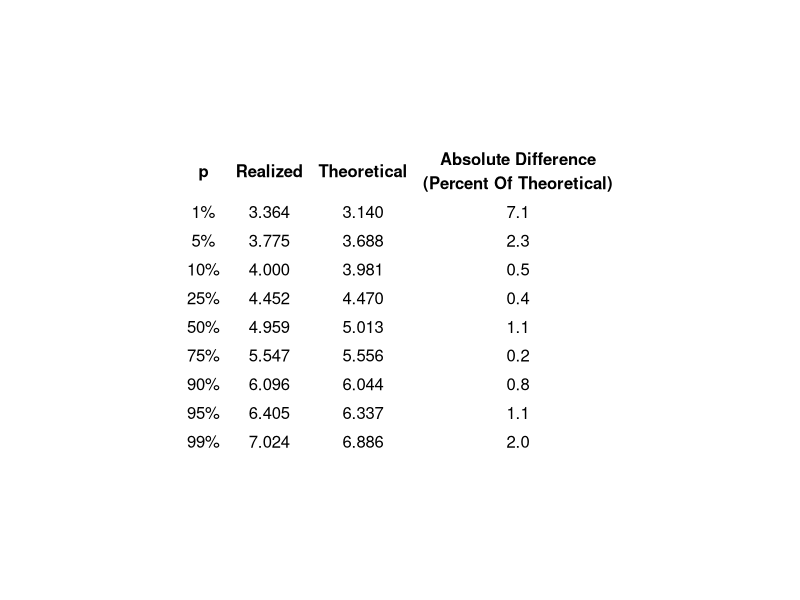
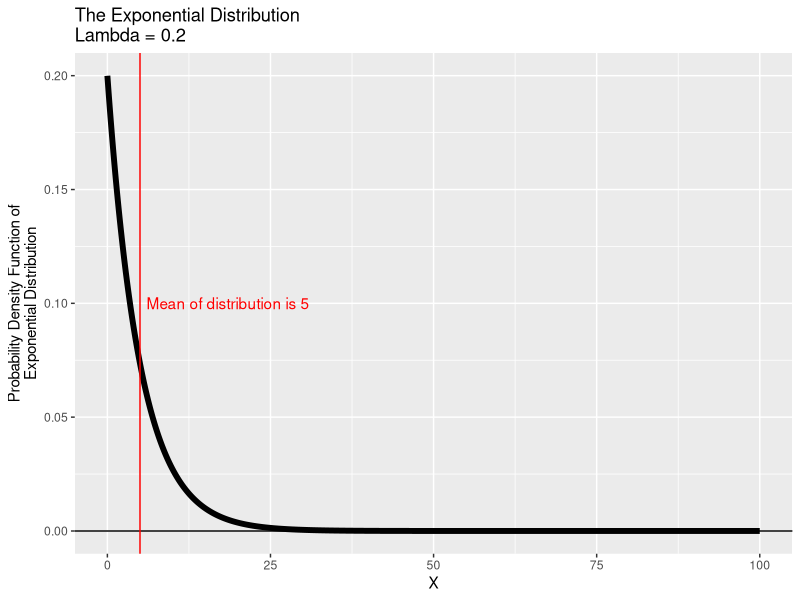
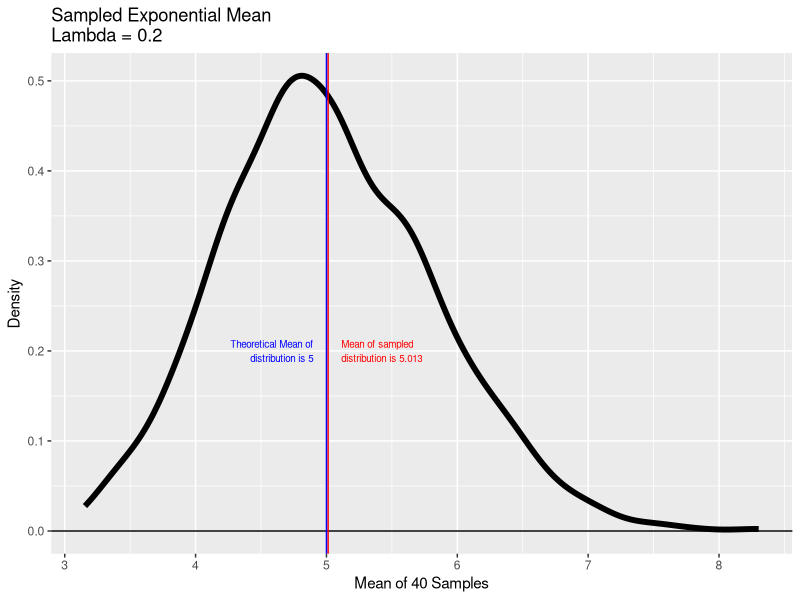
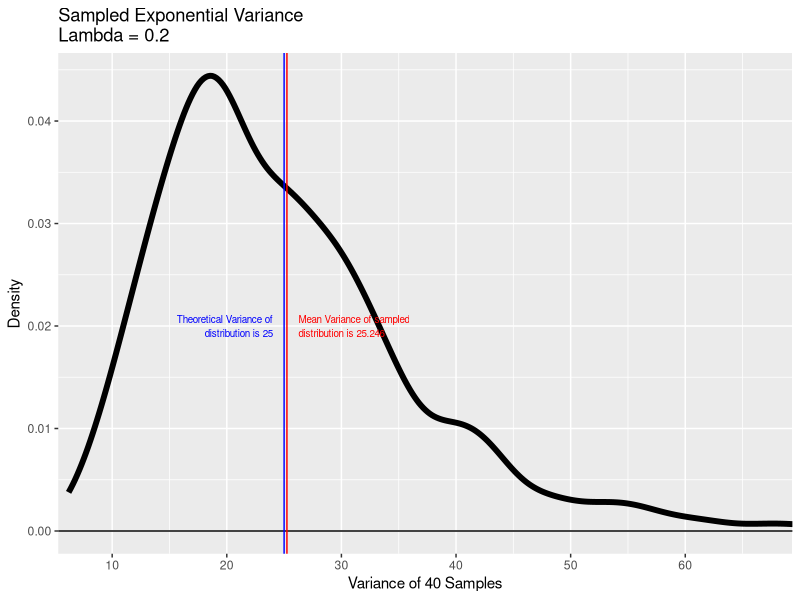
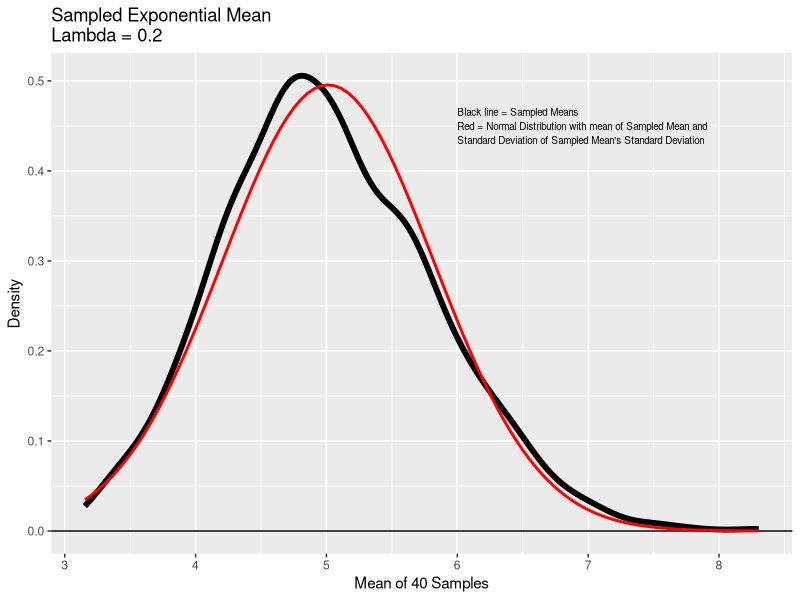

Source code (R) for these figures, in order:
## ---- chunk 1
knitr::opts_chunk$set(echo = TRUE)
library(data.table)
library(ggplot2)
library(gridExtra)
## ---- chunk 2
lambda <- 0.2           # of exponential distribution
set.seed(seed = 39548)  # set for reproducibility
samples <- 1000         # number of simulations run
draws <- 40             # number of draws from exp. distribution for each simulation
## ---- chunk 3
result <- do.call(rbind, lapply(1:samples, function(x){
    smpl <- rexp(n = draws, rate = lambda)
    return(data.table(mn=mean(smpl), vr=var(smpl), iteration=x)) 
}))
## ---- chunk 4
p <- c(0.01, 0.05, 0.1, 0.25, 0.5, 0.75, 0.9, 0.95, 0.99)
quants <- data.table(p = p, Realized = quantile(result$mn, p), 
                     Theoretical = qnorm(p, mean = mean(result$mn), sd = sd(result$mn)))
quants[, diff := round(100 * abs(Realized - Theoretical)/Theoretical, 1)]
grid.arrange(tableGrob(quants[, .(p = paste0(p*100, "%"), 
                                  Realized = round(Realized,3),
                                  Theoretical = round(Theoretical,3),
                                  `Absolute Difference\n(Percent Of Theoretical)` = diff)],
                       rows = NULL, theme = ttheme_minimal()))
## ---- chunk 5
shapiro.test(result$mn)
## ---- chunk 6
plotRange <- 1:1e5/1e3
dt.plot <- data.table(x = plotRange, y = dexp(x=plotRange, rate = lambda))
ggplot(data=dt.plot, mapping=aes(x = x, y = y)) + 
    geom_hline(yintercept = 0) +
    geom_line(lwd=2) +
    scale_x_continuous(name = "X") +
    scale_y_continuous(name = "Probability Density Function of\nExponential Distribution") +
    geom_vline(xintercept = 1 / lambda, col = "red") +
    annotate(geom = "text", x = 1 / lambda + 1, y = 0.1, 
             label = paste0("Mean of distribution is ", 1/lambda), hjust = 0, col="red") +
    ggtitle("The Exponential Distribution\nLambda = 0.2")
## ---- chunk 7
ggplot(data=result, mapping=aes(x=mn)) + 
    geom_hline(yintercept = 0) +
    geom_density(lwd = 2) +
    geom_vline(xintercept = mean(result$mn), col = "red") +
    annotate(geom = "text", x = mean(result$mn) + 0.1, y = 0.2, 
             label = paste0("Mean of sampled\ndistribution is ",round(mean(result$mn),3)),
             hjust = 0, col = 'red', size = 2.5) +
    geom_vline(xintercept = 1/lambda, col = "blue") +
    annotate(geom = "text", x = 1/lambda - 0.1, y = 0.2, 
             label = paste0("Theoretical Mean of\ndistribution is ",1/lambda),
             hjust = 1, col = 'blue', size = 2.5) +
    scale_y_continuous(name = "Density") +
    scale_x_continuous(name = "Mean of 40 Samples") +
    ggtitle("Sampled Exponential Mean\nLambda = 0.2")
## ---- chunk 8
ggplot(data=result, mapping=aes(x=vr)) + 
    geom_hline(yintercept = 0) +
    geom_density(lwd = 2) +
    geom_vline(xintercept = mean(result$vr), col = "red") +
    annotate(geom = "text", x = mean(result$vr) + 1, y = 0.02, 
             label = paste0("Mean Variance of sampled\ndistribution is ",
                            round(mean(result$vr),3)),
             hjust = 0, col = 'red', size = 2.5) +
    geom_vline(xintercept = (1/lambda)^2, col = "blue") +
    annotate(geom = "text", x = (1/lambda)^2 - 1, y = 0.02, 
             label = paste0("Theoretical Variance of\ndistribution is ",(1/lambda)^2),
             hjust = 1, col = 'blue', size = 2.5) +
    scale_y_continuous(name = "Density") +
    scale_x_continuous(name = "Variance of 40 Samples") +
    ggtitle("Sampled Exponential Variance\nLambda = 0.2") +
    coord_cartesian(xlim = quantile(result$vr, c(0.01, 0.99)))
## ---- chunk 9
ggplot(data=result, mapping=aes(x=mn)) + 
    geom_hline(yintercept = 0) +
    geom_density(lwd = 2) +
    stat_function(fun=dnorm, args=list(mean=mean(result$mn), sd=sd(result$mn)), 
                  size=1.0, col = "red") +
    scale_y_continuous(name = "Density") +
    scale_x_continuous(name = "Mean of 40 Samples") +
    ggtitle("Sampled Exponential Mean\nLambda = 0.2") +
    annotate(geom="text", x= 6, y = .45, label = paste0("Black line = Sampled Means\n",
        "Red = Normal Distribution with mean of Sampled Mean and \n",
        "Standard Deviation of Sampled Mean's Standard Deviation"), hjust = 0,
        size = 2.5)
